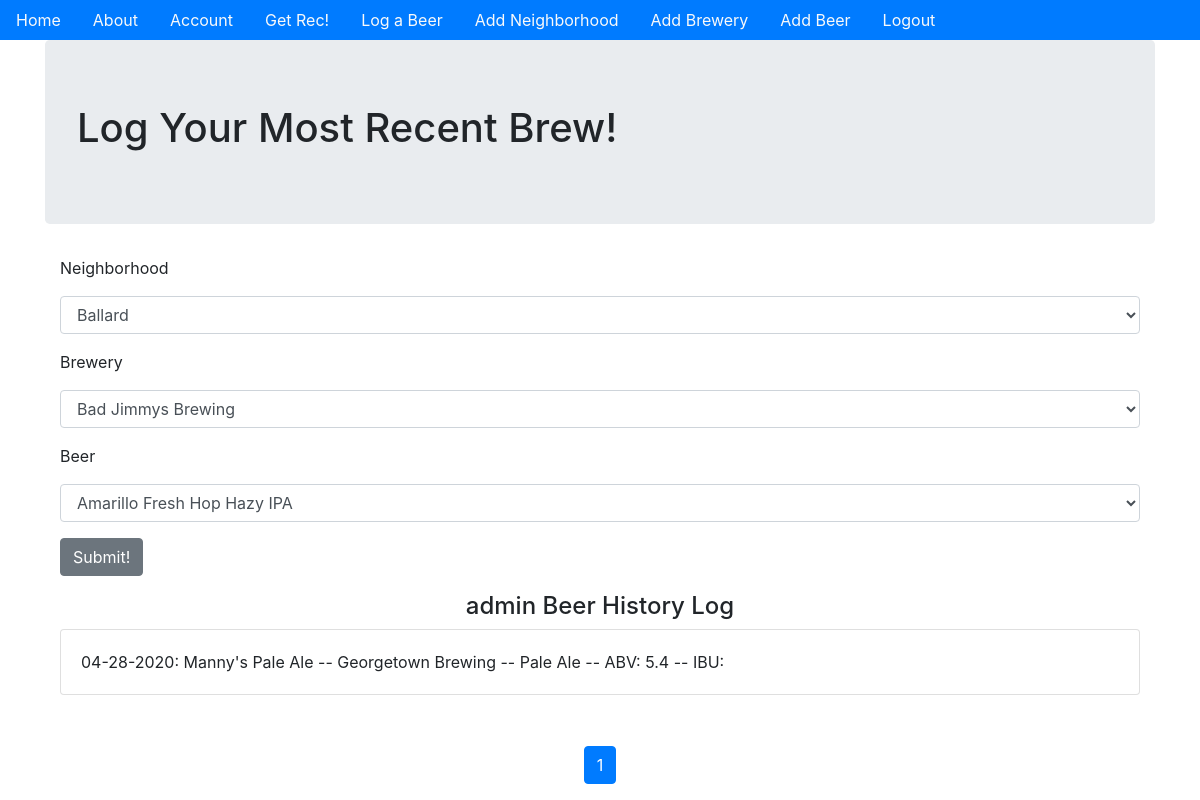
Before: /log_item (signed in) with the older database file.
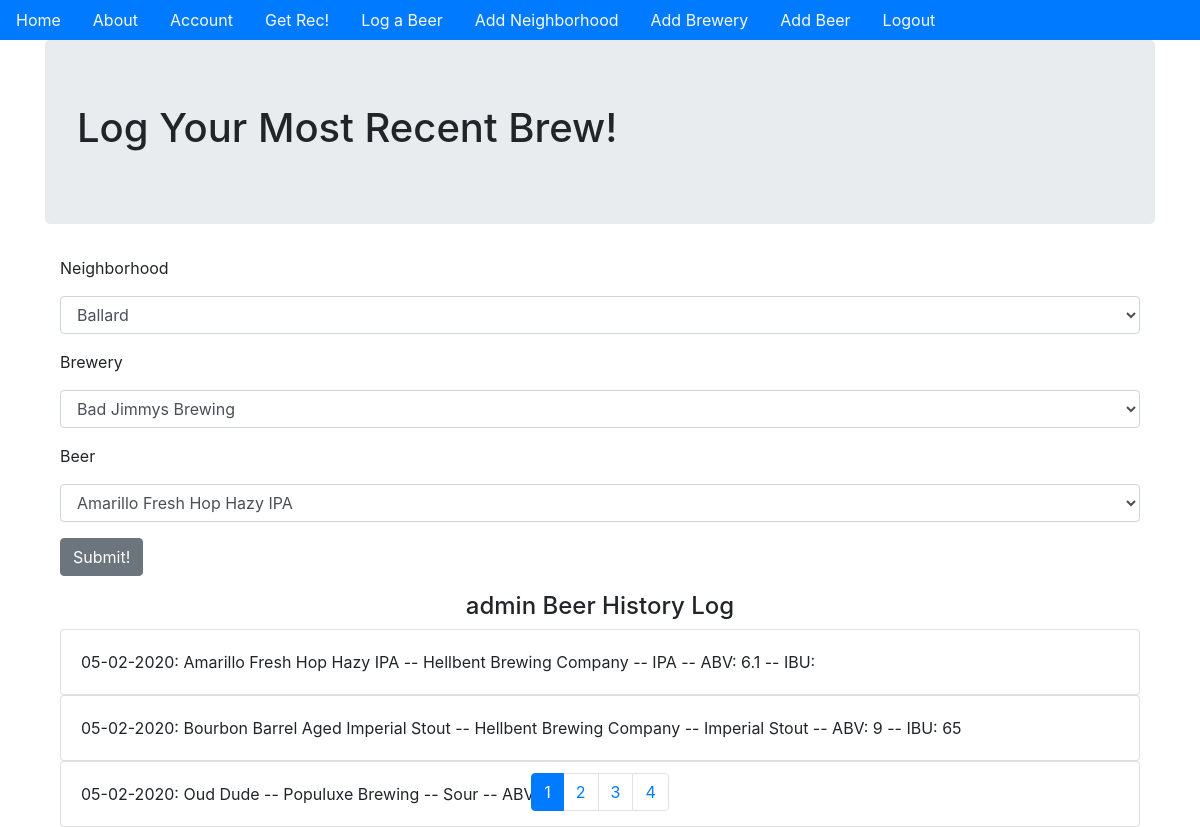
After: the same page with the newer database file.
### beer_app/models.py (models this page shows, shortened)
class Log(db.Model):
    __tablename__ = 'transactions'
    users = db.relationship(User)
    items = db.relationship(Item)
    id = db.Column(db.Integer, primary_key=True)
    user_id = db.Column(db.Integer, db.ForeignKey('users.id'), nullable=False)
    item_id = db.Column(db.Integer, db.ForeignKey('items.id'), nullable=False)
    date = db.Column(db.DateTime, nullable=False, default=datetime.utcnow)
    def __repr__(self):
        return f"{self.date.strftime('%m-%d-%Y')}: {Item.query.filter_by(id=self.item_id).first()}"

class Item(db.Model):
    __tablename__ = 'items'
    locations = db.relationship(Location)
    id = db.Column(db.Integer, primary_key=True)
    name = db.Column(db.String(64), nullable=False, index=True)
    style = db.Column(db.String(64), nullable=False, index=True)
    abv = db.Column(db.String(4), nullable=False, index=True)
    ibu = db.Column(db.String(3), index=True)
    location_id = db.Column(db.Integer, db.ForeignKey(
        'locations.id'), nullable=False)
    def __repr__(self):
        return f"{self.name} -- {self.locations.name} -- {self.style} -- ABV: {self.abv} -- IBU: {self.ibu}"

class Location(db.Model):
    __tablename__ = 'locations'
    zones = db.relationship(Zone)
    id = db.Column(db.Integer, primary_key=True)
    name = db.Column(db.String(64), index=True)
    address = db.Column(db.String(64))
    phone = db.Column(db.String(10))
    website = db.Column(db.String(64))
    zone_id = db.Column(db.Integer, db.ForeignKey('zones.id'), nullable=False)
    items = db.relationship('Item', backref='location')

### beer_app/actions/views.py (the view)
@actions.route('/log_item', methods=['GET', 'POST'])
@login_required
def log_item():
    form = LogActionForm()
    form.zone.choices = [(zone.id, zone.name)
                         for zone
                         in Zone.query.order_by('name')]
    form.loc.choices = [(loc.id, loc.name)
                        for loc
                        in Location.query.order_by('name')]
    form.item.choices = [(item.id, item.name)
                         for item
                         in Item.query.order_by('location_id')]
    if form.validate_on_submit():
        transaction = Log(user_id=current_user.id,
                          item_id=form.item.data)
        db.session.add(transaction)
        db.session.commit()
        return redirect(url_for('actions.log_item'))
    page = request.args.get('page', 1, type=int)
    user_post_log = Log.query.filter_by(user_id=current_user.id).order_by(
        Log.date.desc()).paginate(page=page, per_page=3)
    return render_template('log_item.html', form=form, user_post_log=user_post_log)

### beer_app/actions/forms.py
class LogActionForm(RecActionForm):
    item = SelectField('Beer', coerce=int, validators=[DataRequired()])

### beer_app/models.py (called while the page is built)
@login_manager.user_loader
def load_user(user_id):
    return User.query.get(user_id)

### beer_app/templates/log_item.html (shortened to what this page needs)
{% extends "base.html" %}
{% block content %}
<div class='jumbotron'>
    <h1>Log Your Most Recent Brew!</h1>
</div>
<div class='container'>
    <form method="POST" action="" enctype="multipart/form-data">
        <div class='form-group'>
            {{form.zone.label(class='form-group')}}
            {{form.zone(class='form-control')}}
        </div>
        <div class='form-group'>
            {{form.loc.label(class='form-group')}}
            {{form.loc(class='form-control')}}
        </div>
        <div class='form-group'>
            {{form.item.label(class='form-group')}}
            {{form.item(class='form-control')}}
        </div>
        <div class='form-group'>
            {{form.submit(class='btn btn-secondary')}}
        </div>
    </form>
</div>
{% if user_post_log.items %}
<div class='container'>
    <h4 style='text-align:center'> {{current_user.username}} Beer History Log</h4>
    {% for post in user_post_log.items %}
    <div class='card'>
        <div class='card-body'>
            {{post}}
        </div>
    </div>
    {% endfor %}
</div>
<div class="fixed-bottom">
    <nav aria-label='User Post Log'>
        <ul class='pagination sticky-bottom justify-content-center'>
            {% for page_num in user_post_log.iter_pages(left_edge=1,
                                                                                        right_edge=1,
                                                                                        left_current=5,
                                                                                        right_current=5) %}
            {% if user_post_log.page == page_num %}
            <li class='page-item active' aria-current="page">
                <span class="page-link" href="{{url_for('actions.log_item',page=page_num)}}">{{page_num}}
                </span>
            </li>
            {% else %}
            <li class='page-item'>
                <a class='page-link' href="{{url_for('actions.log_item',page=page_num)}}">{{page_num}}</a>
            </li>
            {% endif %}
            {% endfor %}
        </ul>
    </nav>
</div>
{% endif %}
{% endblock %}

Changed rows visible on the page:
no longer on this page (row unchanged): Log: date+item "04-28-2020: Manny's Pale Ale -- Georgetown Brewing -- Pale Ale -- ABV: 5.4 -- IBU:"
added Log: date+item "05-02-2020: Amarillo Fresh Hop Hazy IPA -- Hellbent Brewing Company -- IPA -- ABV: 6.1 -- IBU:"
added Log: date+item "05-02-2020: Bourbon Barrel Aged Imperial Stout -- Hellbent Brewing Company -- Imperial Stout -- ABV: 9 -- IBU: 65"
added Log: date+item "05-02-2020: Oud Dude -- Populuxe Brewing -- Sour -- ABV: 4.5 -- IBU:"
Other visible differences:
new list line: "2"
new list line: "3"
new list line: "4"
